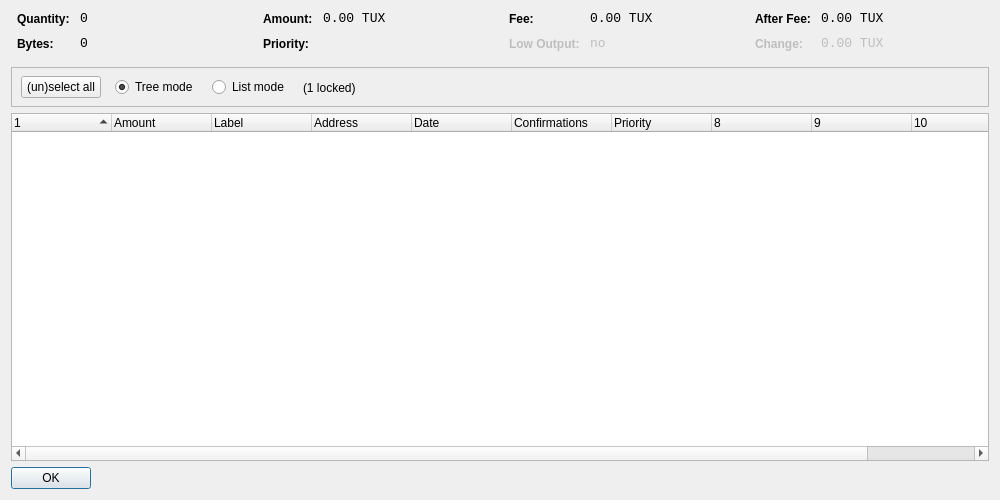
<?xml version="1.0" encoding="UTF-8"?>
<ui version="4.0">
 <class>CoinControlDialog</class>
 <widget class="QDialog" name="CoinControlDialog">
  <property name="geometry">
   <rect>
    <x>0</x>
    <y>0</y>
    <width>1000</width>
    <height>500</height>
   </rect>
  </property>
  <property name="windowTitle">
   <string>Coin Control</string>
  </property>
  <layout class="QVBoxLayout" name="verticalLayout">
   <item>
    <layout class="QHBoxLayout" name="horizontalLayoutTop" stretch="0,0,0,0">
     <property name="topMargin">
      <number>0</number>
     </property>
     <property name="bottomMargin">
      <number>10</number>
     </property>
     <item>
      <layout class="QFormLayout" name="formLayoutCoinControl1">
       <property name="horizontalSpacing">
        <number>10</number>
       </property>
       <property name="verticalSpacing">
        <number>10</number>
       </property>
       <property name="leftMargin">
        <number>6</number>
       </property>
       <property name="rightMargin">
        <number>6</number>
       </property>
       <item row="0" column="0">
        <widget class="QLabel" name="labelCoinControlQuantityText">
         <property name="styleSheet">
          <string notr="true">font-weight:bold;</string>
         </property>
         <property name="text">
          <string>Quantity:</string>
         </property>
        </widget>
       </item>
       <item row="0" column="1">
        <widget class="QLabel" name="labelCoinControlQuantity">
         <property name="font">
          <font>
           <family>Monospace</family>
           <pointsize>10</pointsize>
          </font>
         </property>
         <property name="cursor">
          <cursorShape>IBeamCursor</cursorShape>
         </property>
         <property name="contextMenuPolicy">
          <enum>Qt::ActionsContextMenu</enum>
         </property>
         <property name="text">
          <string notr="true">0</string>
         </property>
         <property name="textInteractionFlags">
          <set>Qt::LinksAccessibleByMouse|Qt::TextSelectableByKeyboard|Qt::TextSelectableByMouse</set>
         </property>
        </widget>
       </item>
       <item row="1" column="0">
        <widget class="QLabel" name="labelCoinControlBytesText">
         <property name="styleSheet">
          <string notr="true">font-weight:bold;</string>
         </property>
         <property name="text">
          <string>Bytes:</string>
         </property>
        </widget>
       </item>
       <item row="1" column="1">
        <widget class="QLabel" name="labelCoinControlBytes">
         <property name="font">
          <font>
           <family>Monospace</family>
           <pointsize>10</pointsize>
          </font>
         </property>
         <property name="cursor">
          <cursorShape>IBeamCursor</cursorShape>
         </property>
         <property name="contextMenuPolicy">
          <enum>Qt::ActionsContextMenu</enum>
         </property>
         <property name="text">
          <string notr="true">0</string>
         </property>
         <property name="textInteractionFlags">
          <set>Qt::LinksAccessibleByMouse|Qt::TextSelectableByKeyboard|Qt::TextSelectableByMouse</set>
         </property>
        </widget>
       </item>
      </layout>
     </item>
     <item>
      <layout class="QFormLayout" name="formLayoutCoinControl2">
       <property name="horizontalSpacing">
        <number>10</number>
       </property>
       <property name="verticalSpacing">
        <number>10</number>
       </property>
       <property name="leftMargin">
        <number>6</number>
       </property>
       <property name="rightMargin">
        <number>6</number>
       </property>
       <item row="0" column="0">
        <widget class="QLabel" name="labelCoinControlAmountText">
         <property name="styleSheet">
          <string notr="true">font-weight:bold;</string>
         </property>
         <property name="text">
          <string>Amount:</string>
         </property>
        </widget>
       </item>
       <item row="0" column="1">
        <widget class="QLabel" name="labelCoinControlAmount">
         <property name="font">
          <font>
           <family>Monospace</family>
           <pointsize>10</pointsize>
          </font>
         </property>
         <property name="cursor">
          <cursorShape>IBeamCursor</cursorShape>
         </property>
         <property name="contextMenuPolicy">
          <enum>Qt::ActionsContextMenu</enum>
         </property>
         <property name="text">
          <string notr="true">0.00 TUX</string>
         </property>
         <property name="textInteractionFlags">
          <set>Qt::LinksAccessibleByMouse|Qt::TextSelectableByKeyboard|Qt::TextSelectableByMouse</set>
         </property>
        </widget>
       </item>
       <item row="1" column="0">
        <widget class="QLabel" name="labelCoinControlPriorityText">
         <property name="styleSheet">
          <string notr="true">font-weight:bold;</string>
         </property>
         <property name="text">
          <string>Priority:</string>
         </property>
        </widget>
       </item>
       <item row="1" column="1">
        <widget class="QLabel" name="labelCoinControlPriority">
         <property name="font">
          <font>
           <family>Monospace</family>
           <pointsize>10</pointsize>
          </font>
         </property>
         <property name="cursor">
          <cursorShape>IBeamCursor</cursorShape>
         </property>
         <property name="contextMenuPolicy">
          <enum>Qt::ActionsContextMenu</enum>
         </property>
         <property name="text">
          <string/>
         </property>
         <property name="textInteractionFlags">
          <set>Qt::LinksAccessibleByMouse|Qt::TextSelectableByKeyboard|Qt::TextSelectableByMouse</set>
         </property>
        </widget>
       </item>
      </layout>
     </item>
     <item>
      <layout class="QFormLayout" name="formLayoutCoinControl3">
       <property name="horizontalSpacing">
        <number>10</number>
       </property>
       <property name="verticalSpacing">
        <number>10</number>
       </property>
       <property name="leftMargin">
        <number>6</number>
       </property>
       <property name="rightMargin">
        <number>6</number>
       </property>
       <item row="0" column="0">
        <widget class="QLabel" name="labelCoinControlFeeText">
         <property name="styleSheet">
          <string notr="true">font-weight:bold;</string>
         </property>
         <property name="text">
          <string>Fee:</string>
         </property>
        </widget>
       </item>
       <item row="0" column="1">
        <widget class="QLabel" name="labelCoinControlFee">
         <property name="font">
          <font>
           <family>Monospace</family>
           <pointsize>10</pointsize>
          </font>
         </property>
         <property name="cursor">
          <cursorShape>IBeamCursor</cursorShape>
         </property>
         <property name="contextMenuPolicy">
          <enum>Qt::ActionsContextMenu</enum>
         </property>
         <property name="text">
          <string notr="true">0.00 TUX</string>
         </property>
         <property name="textInteractionFlags">
          <set>Qt::LinksAccessibleByMouse|Qt::TextSelectableByKeyboard|Qt::TextSelectableByMouse</set>
         </property>
        </widget>
       </item>
       <item row="1" column="0">
        <widget class="QLabel" name="labelCoinControlLowOutputText">
         <property name="enabled">
          <bool>false</bool>
         </property>
         <property name="styleSheet">
          <string notr="true">font-weight:bold;</string>
         </property>
         <property name="text">
          <string>Low Output:</string>
         </property>
        </widget>
       </item>
       <item row="1" column="1">
        <widget class="QLabel" name="labelCoinControlLowOutput">
         <property name="enabled">
          <bool>false</bool>
         </property>
         <property name="font">
          <font>
           <family>Monospace</family>
           <pointsize>10</pointsize>
          </font>
         </property>
         <property name="cursor">
          <cursorShape>IBeamCursor</cursorShape>
         </property>
         <property name="contextMenuPolicy">
          <enum>Qt::ActionsContextMenu</enum>
         </property>
         <property name="text">
          <string>no</string>
         </property>
         <property name="textInteractionFlags">
          <set>Qt::LinksAccessibleByMouse|Qt::TextSelectableByKeyboard|Qt::TextSelectableByMouse</set>
         </property>
        </widget>
       </item>
      </layout>
     </item>
     <item>
      <layout class="QFormLayout" name="formLayoutCoinControl4">
       <property name="horizontalSpacing">
        <number>10</number>
       </property>
       <property name="verticalSpacing">
        <number>10</number>
       </property>
       <property name="leftMargin">
        <number>6</number>
       </property>
       <property name="rightMargin">
        <number>6</number>
       </property>
       <item row="0" column="0">
        <widget class="QLabel" name="labelCoinControlAfterFeeText">
         <property name="styleSheet">
          <string notr="true">font-weight:bold;</string>
         </property>
         <property name="text">
          <string>After Fee:</string>
         </property>
        </widget>
       </item>
       <item row="0" column="1">
        <widget class="QLabel" name="labelCoinControlAfterFee">
         <property name="font">
          <font>
           <family>Monospace</family>
           <pointsize>10</pointsize>
          </font>
         </property>
         <property name="cursor">
          <cursorShape>IBeamCursor</cursorShape>
         </property>
         <property name="contextMenuPolicy">
          <enum>Qt::ActionsContextMenu</enum>
         </property>
         <property name="text">
          <string notr="true">0.00 TUX</string>
         </property>
         <property name="textInteractionFlags">
          <set>Qt::LinksAccessibleByMouse|Qt::TextSelectableByKeyboard|Qt::TextSelectableByMouse</set>
         </property>
        </widget>
       </item>
       <item row="1" column="0">
        <widget class="QLabel" name="labelCoinControlChangeText">
         <property name="enabled">
          <bool>false</bool>
         </property>
         <property name="styleSheet">
          <string notr="true">font-weight:bold;</string>
         </property>
         <property name="text">
          <string>Change:</string>
         </property>
        </widget>
       </item>
       <item row="1" column="1">
        <widget class="QLabel" name="labelCoinControlChange">
         <property name="enabled">
          <bool>false</bool>
         </property>
         <property name="font">
          <font>
           <family>Monospace</family>
           <pointsize>10</pointsize>
          </font>
         </property>
         <property name="cursor">
          <cursorShape>IBeamCursor</cursorShape>
         </property>
         <property name="contextMenuPolicy">
          <enum>Qt::ActionsContextMenu</enum>
         </property>
         <property name="text">
          <string notr="true">0.00 TUX</string>
         </property>
         <property name="textInteractionFlags">
          <set>Qt::LinksAccessibleByMouse|Qt::TextSelectableByKeyboard|Qt::TextSelectableByMouse</set>
         </property>
        </widget>
       </item>
      </layout>
     </item>
    </layout>
   </item>
   <item>
    <widget class="QFrame" name="frame">
     <property name="minimumSize">
      <size>
       <width>0</width>
       <height>40</height>
      </size>
     </property>
     <property name="frameShape">
      <enum>QFrame::StyledPanel</enum>
     </property>
     <property name="frameShadow">
      <enum>QFrame::Sunken</enum>
     </property>
     <widget class="QWidget" name="horizontalLayoutWidget">
      <property name="geometry">
       <rect>
        <x>10</x>
        <y>0</y>
        <width>781</width>
        <height>41</height>
       </rect>
      </property>
      <layout class="QHBoxLayout" name="horizontalLayoutPanel" stretch="0,0,0,0,0">
       <property name="spacing">
        <number>14</number>
       </property>
       <item>
        <widget class="QPushButton" name="pushButtonSelectAll">
         <property name="sizePolicy">
          <sizepolicy hsizetype="Maximum" vsizetype="Fixed">
           <horstretch>0</horstretch>
           <verstretch>0</verstretch>
          </sizepolicy>
         </property>
         <property name="text">
          <string>(un)select all</string>
         </property>
        </widget>
       </item>
       <item>
        <widget class="QRadioButton" name="radioTreeMode">
         <property name="sizePolicy">
          <sizepolicy hsizetype="Maximum" vsizetype="Fixed">
           <horstretch>0</horstretch>
           <verstretch>0</verstretch>
          </sizepolicy>
         </property>
         <property name="text">
          <string>Tree mode</string>
         </property>
         <property name="checked">
          <bool>true</bool>
         </property>
        </widget>
       </item>
       <item>
        <widget class="QRadioButton" name="radioListMode">
         <property name="sizePolicy">
          <sizepolicy hsizetype="Maximum" vsizetype="Fixed">
           <horstretch>0</horstretch>
           <verstretch>0</verstretch>
          </sizepolicy>
         </property>
         <property name="text">
          <string>List mode</string>
         </property>
        </widget>
       </item>
       <item>
        <widget class="QLabel" name="labelLocked">
         <property name="text">
          <string>(1 locked)</string>
         </property>
        </widget>
       </item>
       <item>
        <spacer name="horizontalSpacer">
         <property name="orientation">
          <enum>Qt::Horizontal</enum>
         </property>
         <property name="sizeHint" stdset="0">
          <size>
           <width>40</width>
           <height>20</height>
          </size>
         </property>
        </spacer>
       </item>
      </layout>
     </widget>
    </widget>
   </item>
   <item>
    <widget class="CoinControlTreeWidget" name="treeWidget">
     <property name="contextMenuPolicy">
      <enum>Qt::CustomContextMenu</enum>
     </property>
     <property name="sortingEnabled">
      <bool>false</bool>
     </property>
     <property name="columnCount">
      <number>11</number>
     </property>
     <attribute name="headerShowSortIndicator" stdset="0">
      <bool>true</bool>
     </attribute>
     <attribute name="headerStretchLastSection">
      <bool>false</bool>
     </attribute>
     <column>
      <property name="text">
       <string/>
      </property>
     </column>
     <column>
      <property name="text">
       <string>Amount</string>
      </property>
     </column>
     <column>
      <property name="text">
       <string notr="true">Label</string>
      </property>
     </column>
     <column>
      <property name="text">
       <string>Address</string>
      </property>
     </column>
     <column>
      <property name="text">
       <string>Date</string>
      </property>
     </column>
     <column>
      <property name="text">
       <string>Confirmations</string>
      </property>
      <property name="toolTip">
       <string>Confirmed</string>
      </property>
     </column>
     <column>
      <property name="text">
       <string>Priority</string>
      </property>
     </column>
     <column>
      <property name="text">
       <string/>
      </property>
     </column>
     <column>
      <property name="text">
       <string/>
      </property>
     </column>
     <column>
      <property name="text">
       <string/>
      </property>
     </column>
     <column>
      <property name="text">
       <string/>
      </property>
     </column>
    </widget>
   </item>
   <item>
    <widget class="QDialogButtonBox" name="buttonBox">
     <property name="sizePolicy">
      <sizepolicy hsizetype="Maximum" vsizetype="Fixed">
       <horstretch>0</horstretch>
       <verstretch>0</verstretch>
      </sizepolicy>
     </property>
     <property name="orientation">
      <enum>Qt::Horizontal</enum>
     </property>
     <property name="standardButtons">
      <set>QDialogButtonBox::Ok</set>
     </property>
    </widget>
   </item>
  </layout>
 </widget>
 <customwidgets>
  <customwidget>
   <class>CoinControlTreeWidget</class>
   <extends>QTreeWidget</extends>
   <header>coincontroltreewidget.h</header>
  </customwidget>
 </customwidgets>
 <resources/>
 <connections/>
</ui>
